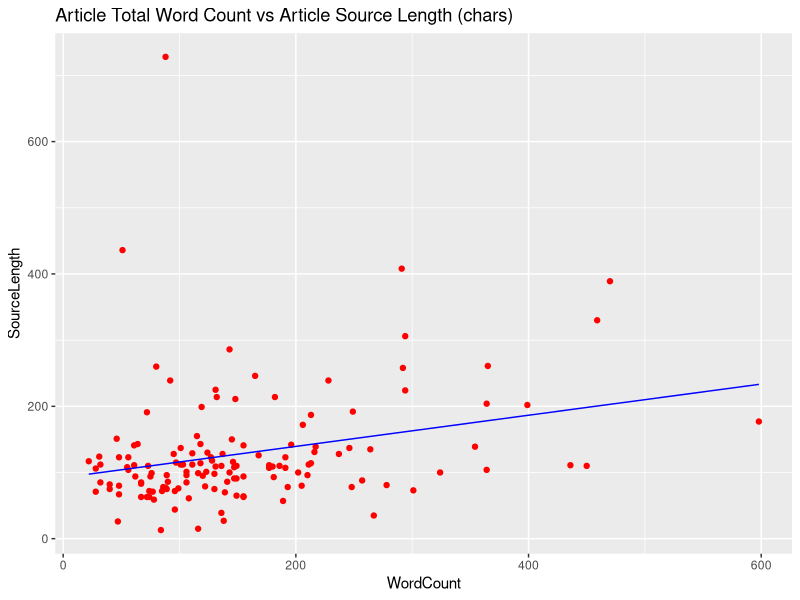
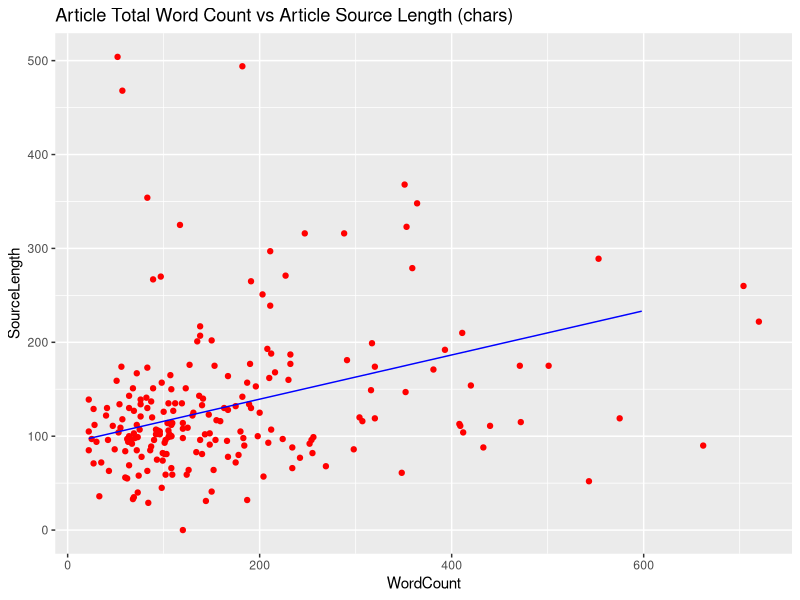

These charts were generated, in order, by the following R code:
setwd('~/IdeaProjects/LaCasaDePapel/')

dataset <- read.csv(file = "blurbs.csv", header = TRUE, sep = "~", quot="")

install.packages('caTools')

library(caTools)
set.seed(123)
split = sample.split(dataset$WORDCOUNT, SplitRatio = 2/5)
training_set = subset(dataset, split == TRUE)
test_set = subset(dataset, split == FALSE)

# Fitting simple linear regression to training set
# the formula here is that the number of characters
# in the source paragraph
regressor = lm(formula = SOURCELENGTH ~ WORDCOUNT,
               data = training_set)

# Predicting the Test set results
y_pred = predict(regressor, newdata = test_set)

# Visualising the Training set results
install.packages('ggplot2')

library(ggplot2)
ggplot() +
  geom_point(aes(x = training_set$WORDCOUNT, y = training_set$SOURCELENGTH),
             colour = 'red') +
  geom_line(aes(x = training_set$WORDCOUNT, y =  predict(regressor, newdata = training_set) ),
            colour = 'blue') +
  ggtitle('Article Total Word Count vs Article Source Length (chars)') +
  xlab('WordCount') +
  ylab('SourceLength')

# regressor is always a trait of the training set
ggplot() +
  geom_point(aes(x = test_set$WORDCOUNT, y = test_set$SOURCELENGTH),
             colour = 'red') +
  geom_line(aes(x = training_set$WORDCOUNT, y =  predict(regressor, newdata = training_set) ),
            colour = 'blue') +
  ggtitle('Article Total Word Count vs Article Source Length (chars)') +
  xlab('WordCount') +
  ylab('SourceLength')
